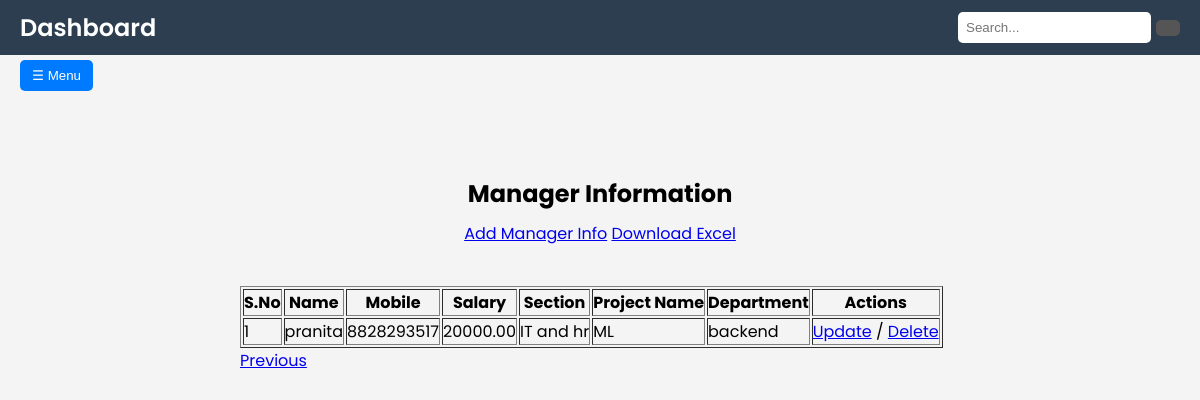
Screenshot of /Managerr/?page=2 with the database file from the repository.
### app_crud/models.py (models this page shows, shortened)
class Manager(models.Model):
    serial_number = models.AutoField(primary_key=True, unique=True)
    name = models.CharField(max_length=100)
    mobile = models.CharField(max_length=15)
    salary = models.DecimalField(max_digits=10, decimal_places=2)
    section = models.CharField(max_length=100)
    project_name = models.CharField(max_length=100)
    department = models.CharField(max_length=100)

### app_crud/views.py (the view, shortened to what this page needs)
# urls.py: path('Managerr/', views.Managerr, name='Managerr'),
def Managerr(request):
    all_managers = Manager.objects.all()
    paginator = Paginator(all_managers, 10)  # Show 10 managers per page
    page_number = request.GET.get('page')
    managers = paginator.get_page(page_number)
    return render(request ,'Managerr.html', {'managers': managers})

### templates/Managerr.html (shortened to what this page needs)
<!DOCTYPE html>
<html lang="en">
<head>
    {% load static %}
    <link rel="stylesheet" type="text/css" href="{% static 'css/Employee.css' %}">
</head>
<body>
    <div class="nav">
        <div class="brand">Dashboard</div>
        <div class="search-bar">
            <input type="text" placeholder="Search...">
            <button></button>
        </div>
    </div>
    <div class="menu-container">
        <button class="menu-btn" onclick="toggleSidebar()">&#9776; Menu</button>
    </div>
    <div id="EmployeeInformation" class="container">
        <h3>Manager Information</h3>
        <a href="{% url 'add_manager' %}" class="btn">Add Manager Info</a>
        <a href="?download_excel=1" class="btn">Download Excel</a>
    </div>
    <div class="content">
        <main class="p-6">
            <table border="1">
                <thead>
                    <tr>
                        <th>S.No</th>
                        <th>Name</th>
                        <th>Mobile</th>
                        <th>Salary</th>
                        <th>Section</th>
                        <th>Project Name</th>
                        <th>Department</th>
                        <th>Actions</th>
                    </tr>
                </thead>
                <tbody>
                    {% for manager in managers %}
                        <tr>
                            <td>{{ forloop.counter }}</td>
                            <td>{{ manager.name }}</td>
                            <td>{{ manager.mobile }}</td>
                            <td>{{ manager.salary }}</td>
                            <td>{{ manager.section }}</td>
                            <td>{{ manager.project_name }}</td>
                            <td>{{ manager.department }}</td>
                            <td>
                                <a href="{% url 'update_man' manager.pk %}">Update</a> /
                                <a href="{% url 'delete_man' manager.pk %}" onclick="return confirm('Are you sure you want to delete this manager?')">Delete</a>
                            </td>
                        </tr>
                    {% endfor %}
                </tbody>
            </table>
            {% if managers.has_other_pages %}
                <div id="paginationButtons">
                    {% if managers.has_previous %}
                        <a href="?page={{ managers.previous_page_number }}">Previous</a>
                    {% endif %}
                </div>
            {% endif %}
        </main>
    </div>
</body>
</html>

### static/css/Employee.css (style rules this page uses)
* { margin: 0; padding: 0; box-sizing: border-box; }
body { font-family: 'Poppins', sans-serif; background-color: #f4f4f4; }
.nav { background-color: #2c3e50; color: white; padding: 10px 20px; display: flex; justify-content: space-between; align-items: center; }
.brand { font-size: 24px; font-weight: 600; }
.search-bar { display: flex; align-items: center; }
.search-bar input[type="text"] { padding: 8px; border: none; border-radius: 5px; margin-right: 5px; }
.search-bar button { background-color: #555; border: none; color: white; padding: 8px 12px; border-radius: 5px; cursor: pointer; }
.menu-container { padding: 5px 20px; }
.menu-btn { background-color: #007BFF; color: white; border: none; padding: 8px 12px; border-radius: 5px; cursor: pointer; }
.container { text-align: center; margin-top: 80px; margin-bottom: 20px; }
.container h3 { font-size: 24px; margin-bottom: 10px; }
.content { margin-left: 220px; padding: 20px; }

### rows the page displays
Manager: name "pranita", mobile "8828293517", salary "20000.00", section "IT and hr", project_name "ML", department "backend"
